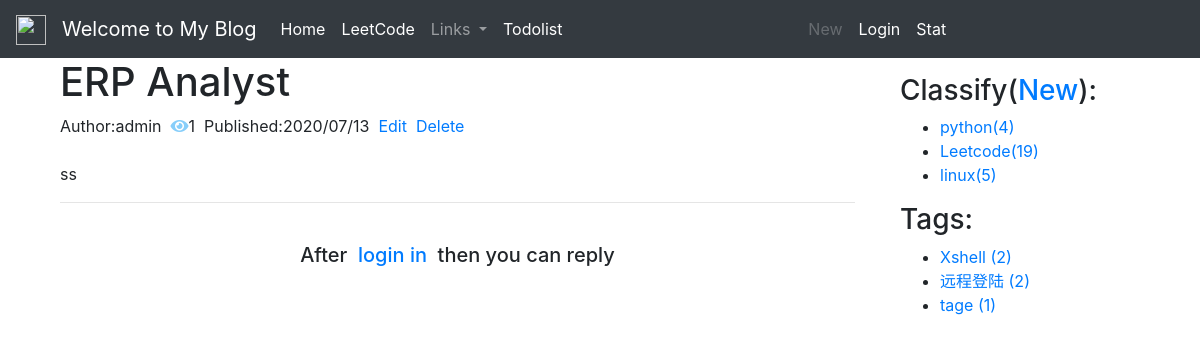
The app's page /blog-detail/151 with its own data.
### blog/models.py (models this page shows, shortened)
class Blog(models.Model):
    author = models.ForeignKey(User, on_delete=models.CASCADE)
    title = models.CharField(max_length=100)
    body = models.TextField()
    total_views = models.PositiveIntegerField(default=0)
    created_time = models.DateTimeField(default=timezone.now)
    updated_time = models.DateTimeField(auto_now=True)
    abstract = models.CharField(max_length=200, blank=True)
    classify = models.ForeignKey(BlogClassify, null=True, on_delete=models.CASCADE, related_name='blog')
    tags = models.ManyToManyField(Tag, blank=True)
    avatar = models.ImageField(upload_to='blog/%Y%m%d/', blank=True)
    difficulty=models.ForeignKey(BlogDifficulty,null=True,on_delete=models.CASCADE, related_name='blog')
    datastructrue=models.ForeignKey(BlogClassifyDataStructure,null=True,on_delete=models.CASCADE, related_name='blog')
    algorithm=models.ForeignKey(BlogAlgorithm,null=True,on_delete=models.CASCADE, related_name='blog')
    class Meta:
        ordering = ('-created_time',)
    def save(self, *args, **kwargs):
        md = markdown.Markdown(extensions=[
            'markdown.extensions.extra',
            'markdown.extensions.codehilite',
        ])
        self.abstract = strip_tags(md.convert(self.body))[:200]
        blog = super(Blog, self).save(*args, **kwargs)
        super(Blog, self).save(*args, **kwargs)
        try:
            ping_google()
        except Exception:
            pass
        return blog

class BlogClassify(models.Model):
    title = models.CharField(max_length=100, blank=True)
    created = models.DateTimeField(default=timezone.now)

class Tag(models.Model):
    name = models.CharField(max_length=100)

### blog/views.py (the view)
# urls.py: path('blog-detail/<int:id>',views.blog_detail,name='blog_detail'),
def blog_detail(request, id):
    if not get_user_ip(request):
        return HttpResponse("Your local different IP visit to many times today , please visit tomorrow, Thanks for you visit! Have a good Day!")
    blog = Blog.objects.get(id=id)
    comments = Comment.objects.filter(blog=id)
    if request.user != blog.author:
        blog.total_views += 1
    blog.save(update_fields=['total_views'])
    md = markdown.Markdown(extensions=[
        'markdown.extensions.extra',
        'markdown.extensions.codehilite',
        'markdown.extensions.toc', ])
    blog.body = md.convert(blog.body)
    blog.toc = md.toc
    comment_form = CommentForm()
    context = {
        'blog': blog, 'toc': md.toc, 'comments': comments,
        'comment_form': comment_form,
    }
    return render(request, 'blog/detail.html', context)

### blog/templatetags/blog_extras.py (called while the page is built)
@register.inclusion_tag('blog/inclusions/_classify.html',takes_context=True)
def show_classify(context):
    classify_list = BlogClassify.objects.annotate(num_posts=Count('blog')).filter(num_posts__gt=0)
    return {
        'classify_list': classify_list,
    }

@register.inclusion_tag('blog/inclusions/_tags.html', takes_context=True)
def show_tags(context):
    tag_list = Tag.objects.annotate(num_posts=Count('blog')).filter(num_posts__gt=0)
    return {
        'tag_list': tag_list,
    }

### templates/blog/detail.html (shortened to what this page needs)
{% extends "base.html" %}
{% load staticfiles %}
{% block content %}
<div class="container">
    <div>
        <h1>{{blog.title}}</h1>
        <div>
            Author:{{blog.author}}&nbsp
            <i class="fas fa-eye" style="color: lightskyblue;"></i>{{ blog.total_views }}&nbsp
            Published:{{ blog.created_time|date:"Y/m/d" }}&nbsp
            <a href="{% url 'blog:blog_update' blog.id %}">Edit</a>&nbsp
            <a href="#" onclick="confirm_delete()">Delete</a>
        </div>
        <br>
        <div class="text-wrap" style="word-wrap: break-word;">
            {{blog.body|safe}}
        </div>
        <div>
            <hr>
        {% if user.is_authenticated %}
            <div>
                <form action="{% url 'comment:post_comment' blog.id %}" method="POST">
                {% csrf_token %}
                    <div class="form-group">
                        <label for="body"><strong>response：</strong></label>
                        <div>
                            {{ comment_form.media|safe }}
                            {{ comment_form.body|safe  }}
                        </div>
                    </div>
                    <button type="submit" class="btn btn-primary ">发送</button>
                </form>
            </div>
            <br>
        {% else %}
            <br>
            <h5 class="row justify-content-center">
                After &nbsp<a href="{% url 'user:login' %}">login in</a>&nbsp then you can reply
            </h5>
            <br>
        {% endif %}
        </div>
    </div>
</div>
<link rel="stylesheet" href="{% static 'prism/prism.css' %}">
{% endblock content %}

### templates/blog/inclusions/_classify.html
<div class="">
  <h3 class="">Classify(<a href="{% url 'blog:classify_add' %}">New</a>):</h3>
  <ul>
    {% for classify in classify_list %}
    {% if classify.title == 'Leetcode' %}
    <li>
        <a href="{% url 'blog:blog_list_leetcode' %}?classify={{ classify.id }}">{{ classify.title }}<span class="post-count">({{ classify.num_posts }})</span></a>
      </li>
    {% else %}
      <li>
        <a href="{% url 'blog:blog_list' %}?classify={{ classify.id }}">{{ classify.title }}<span class="post-count">({{ classify.num_posts }})</span></a>
      </li>
    {% endif %}
    {% empty %}
      暂无分类！
    {% endfor %}
  </ul>
</div>

### templates/blog/inclusions/_tags.html
<div class="widget widget-tag-cloud">
  <h3 class="widget-title">Tags:</h3>
  <ul>
    {% for tag in tag_list %}
      <li>
        <a href="{% url 'blog:blog_list' %}?tag={{ tag.id }}">{{ tag.name }} <span class="post-count">({{ tag.num_posts }})</span></a>
      </li>
    {% empty %}
      暂无标签！
    {% endfor %}
  </ul>
</div>

### records on screen
Blog: title "ERP Analyst", author "admin", total_views "1", created_time "2020/07/13", body "ss"
BlogClassify: title "python", num_posts "4"
BlogClassify: title "Leetcode", num_posts "19"
BlogClassify: title "linux", num_posts "5"
Tag: name "Xshell", num_posts "2"
Tag: name "远程登陆", num_posts "2"
Tag: name "tage", num_posts "1"
